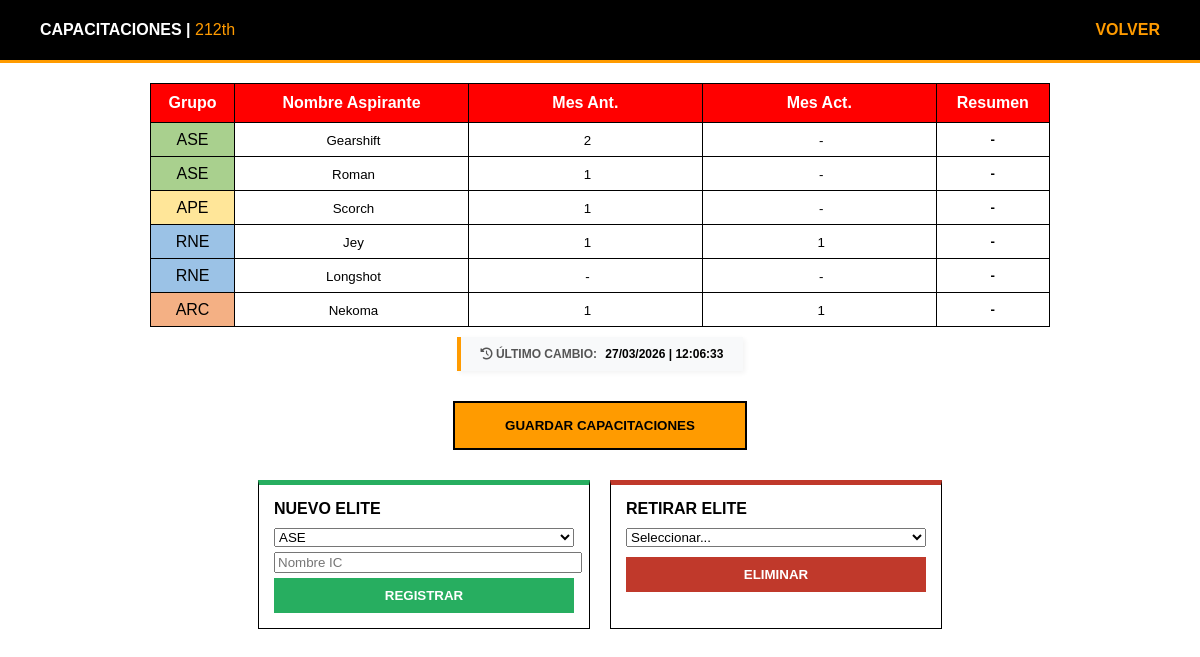
/elites/elites_futuros.php, run on the app's committed database.
### tables this page shows
CREATE TABLE `futuros_elites` (
  `id` int(11) NOT NULL AUTO_INCREMENT,
  `grupo` varchar(10) DEFAULT NULL,
  `nombre` varchar(100) DEFAULT NULL,
  `mes_anterior` varchar(10) DEFAULT NULL,
  `mes_actual` varchar(10) DEFAULT NULL,
  `resumen_mes` varchar(50) DEFAULT '-',
  PRIMARY KEY (`id`)
);

CREATE TABLE `control_cambios` (
  `seccion` varchar(50) NOT NULL,
  `ultima_modificacion` datetime DEFAULT NULL,
  PRIMARY KEY (`seccion`)
);

### elites/elites_futuros.php (the view, shortened to what this page needs)
<?php
include '../ficheros/conexion.php';
$query = "SELECT * FROM futuros_elites ORDER BY FIELD(grupo, 'ASE', 'APE', 'RNE', 'ARC'), nombre ASC";
$resultado = mysqli_query($conexion, $query);
$aspirantes = [];
$res_tiempo = mysqli_query($conexion, "SELECT ultima_modificacion FROM control_cambios WHERE seccion = 'elites_fut'");
$dato_tiempo = mysqli_fetch_assoc($res_tiempo);
$ultima_pila = date("d/m/Y | H:i:s", strtotime($dato_tiempo['ultima_modificacion']));
?>
<!DOCTYPE html>
<html lang="es">
<head>
    <link rel="stylesheet" href="https://cdnjs.cloudflare.com/ajax/libs/font-awesome/6.0.0/css/all.min.css">
</head>
<body>
    <header class="BarraNavegar">
        <div><b>CAPACITACIONES | </b><span style="color:#FF9B00">212th</span></div>
        <label onclick="location.href='index.php'" style="color:#FF9B00; cursor:pointer; font-weight:bold;">VOLVER</label>
    </header>
    <div class="contenedor-excel">
        <form action="sync_futuros.php" method="POST" style="width:100%; display:flex; flex-direction:column; align-items:center;">
            <table class="tabla-excel">
                <thead>
                    <tr>
                        <th>Grupo</th><th>Nombre Aspirante</th><th>Mes Ant.</th><th>Mes Act.</th><th>Resumen</th>
                    </tr>
                </thead>
                <tbody>
                    <?php while($row = mysqli_fetch_assoc($resultado)): $aspirantes[] = $row; ?>
                    <tr>
                        <td class="grp-<?php echo $row['grupo']; ?>"><?php echo $row['grupo']; ?></td>
                        <td><input type="text" name="nombre[]" class="input-celda" value="<?php echo $row['nombre']; ?>"></td>
                        <td><input type="text" name="ant[]" class="input-celda" value="<?php echo $row['mes_anterior']; ?>"></td>
                        <td><input type="text" name="actu[]" class="input-celda" value="<?php echo $row['mes_actual']; ?>"></td>
                        <td class="status-<?php echo str_replace(' ', '-', $row['resumen_mes']); ?>">
    <select name="res_fut[]" class="select-pill" onchange="this.parentElement.className='status-'+this.value.replace(/\s+/g, '-')">
        <option value="-" <?php if($row['resumen_mes'] == '-') echo 'selected'; ?>>-</option>
    </select>
</td>
                    </tr>
                    <?php endwhile; ?>
                </tbody>
            </table>
            <div style="
                            background: #f8f9fa;
                            border-left: 4px solid #FF9B00;
                            padding: 10px 20px;
                            margin: 10px 0;
                            font-size: 12px;
                            color: #555;
                            font-weight: bold;
                            display: inline-block;
                            box-shadow: 2px 2px 5px rgba(0,0,0,0.05);
                                                                        ">
                <i class="fas fa-history"></i> ÚLTIMO CAMBIO:
                <span style="color: #000; margin-left: 5px;"><?php echo $ultima_pila; ?></span>
                </div>
            <button type="submit" class="btn-sync">GUARDAR CAPACITACIONES</button>
        </form>
        <div class="centro-mando">
            <div class="col-mando" style="border-top: 5px solid #27ae60;">
                <h4 style="margin:0 0 10px 0;">NUEVO ELITE</h4>
                <select id="a_grupo" style="width:100%; margin-bottom:5px;">
                    <option value="ASE">ASE</option><option value="APE">APE</option><option value="RNE">RNE</option><option value="ARC">ARC</option>
                </select>
                <input type="text" id="a_nombre" placeholder="Nombre IC" style="width:100%; margin-bottom:5px;">
                <button type="button" onclick="ejecutarAlta()" style="width:100%; background:#27ae60; color:#fff; border:none; padding:10px; font-weight:bold; cursor:pointer;">REGISTRAR</button>
            </div>
            <div class="col-mando" style="border-top: 5px solid #c0392b;">
                <h4 style="margin:0 0 10px 0;">RETIRAR ELITE</h4>
                <select id="id_baja" style="width:100%; margin-bottom:10px;">
                    <option value="">Seleccionar...</option>
                </select>
                <button type="button" onclick="ejecutarBaja()" style="width:100%; background:#c0392b; color:#fff; border:none; padding:10px; font-weight:bold; cursor:pointer;">ELIMINAR</button>
            </div>
        </div>
    </div>
</body>
</html>

### elites/elites_futuros.php (style rules this page uses)
body { background: #fff; font-family: Calibri, sans-serif; margin: 0; }
.BarraNavegar { background: #000; padding: 0 40px; color: #fff; border-bottom: 3px solid #FF9B00; display: flex; justify-content: space-between; align-items: center; height: 60px; }
.contenedor-excel { padding: 20px; display: flex; flex-direction: column; align-items: center; }
.tabla-excel { border-collapse: collapse; width: 100%; max-width: 900px; border: 1.5px solid #000; }
.tabla-excel th { background: #FF0000; color: #fff; border: 1px solid #000; padding: 10px; }
.tabla-excel td { border: 1px solid #000; padding: 5px; text-align: center; }
.grp-ASE { background: #A9D08E; }
.grp-APE { background: #FFE699; }
.grp-RNE { background: #9BC2E6; }
.grp-ARC { background: #F4B084; }
.input-celda { width: 100%; border: none; text-align: center; background: transparent; }
.btn-sync { background: #FF9B00; border: 2px solid #000; padding: 15px 50px; font-weight: bold; cursor: pointer; margin-top: 20px; }
.centro-mando { display: flex; justify-content: center; gap: 20px; margin-top: 30px; width: 100%; }
.col-mando { flex: 0 0 300px; border: 1.5px solid #000; padding: 15px; background: #fff; }
.select-pill { width: 90%; border: none; background: transparent; font-weight: bold; text-align: center; cursor: pointer; padding: 4px; font-family: inherit; appearance: none; }

### data on the page
futuros_elites: grupo "ASE", nombre "Gearshift", mes_anterior "2", mes_actual "-"
futuros_elites: grupo "ASE", nombre "Roman", mes_anterior "1", mes_actual "-"
futuros_elites: grupo "APE", nombre "Scorch", mes_anterior "1", mes_actual "-"
futuros_elites: grupo "RNE", nombre "Jey", mes_anterior "1", mes_actual "1"
futuros_elites: grupo "RNE", nombre "Longshot", mes_anterior "-", mes_actual "-"
futuros_elites: grupo "ARC", nombre "Nekoma", mes_anterior "1", mes_actual "1"
control_cambios: ultima_modificacion "27/03/2026 | 12:06:33"
